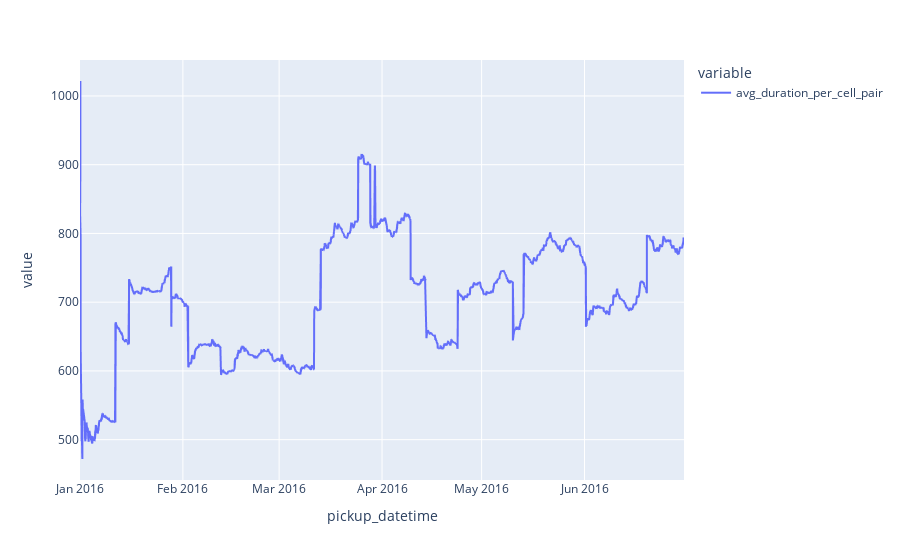

Notebook code for this chart:
### Code cell
(
    dataset.query('pickup_cell_id == "3-11" and dropoff_cell_id == "2-10"')
    [['pickup_datetime', 'trip_duration', 'avg_duration_per_cell_pair']]
    .plot(x='pickup_datetime', y=['avg_duration_per_cell_pair'])
)

### Figure 1 — Plotly figure (JSON) as saved in the notebook; plotly's stock layout.template omitted (floating-point values rounded to 4 significant figures; data arrays with more than 128 entries replaced by an {"elided": "..."} marker saying what was removed)
{"data": [{"hovertemplate": "variable=avg_duration_per_cell_pair<br>pickup_datetime=%{x}<br>value=%{y}<extra></extra>", "legendgroup": "avg_duration_per_cell_pair", "line": {"color": "#636efa", "dash": "solid"}, "marker": {"symbol": "circle"}, "mode": "lines", "name": "avg_duration_per_cell_pair", "showlegend": true, "type": "scattergl", "x": {"elided": "11054 str values"}, "xaxis": "x", "y": {"elided": "11054 float values"}, "yaxis": "y"}], "layout": {"legend": {"title": {"text": "variable"}, "tracegroupgap": 0}, "margin": {"t": 60}, "xaxis": {"anchor": "y", "domain": [0, 1], "title": {"text": "pickup_datetime"}}, "yaxis": {"anchor": "x", "domain": [0, 1], "title": {"text": "value"}}}}
